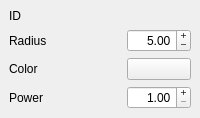
  <widget class="QDockWidget" name="light_dock">
   <property name="enabled">
    <bool>true</bool>
   </property>
   <property name="windowIcon">
    <iconset resource="icons/resourcen.qrc">
     <normaloff>:/icons/Lightbulb-32.png</normaloff>:/icons/Lightbulb-32.png</iconset>
   </property>
   <property name="windowTitle">
    <string>Light</string>
   </property>
   <attribute name="dockWidgetArea">
    <number>2</number>
   </attribute>
   <widget class="QWidget" name="dockWidgetContents_13">
    <layout class="QGridLayout" name="gridLayout_2">
     <item row="2" column="2">
      <widget class="QPushButton" name="light_color">
       <property name="maximumSize">
        <size>
         <width>100</width>
         <height>16777215</height>
        </size>
       </property>
       <property name="text">
        <string/>
       </property>
       <property name="iconSize">
        <size>
         <width>100</width>
         <height>15</height>
        </size>
       </property>
      </widget>
     </item>
     <item row="3" column="2">
      <widget class="QDoubleSpinBox" name="light_power">
       <property name="maximumSize">
        <size>
         <width>100</width>
         <height>16777215</height>
        </size>
       </property>
       <property name="alignment">
        <set>Qt::AlignRight|Qt::AlignTrailing|Qt::AlignVCenter</set>
       </property>
       <property name="buttonSymbols">
        <enum>QAbstractSpinBox::PlusMinus</enum>
       </property>
       <property name="minimum">
        <double>1.000000000000000</double>
       </property>
       <property name="maximum">
        <double>100.000000000000000</double>
       </property>
      </widget>
     </item>
     <item row="1" column="2">
      <widget class="QDoubleSpinBox" name="radius">
       <property name="minimumSize">
        <size>
         <width>30</width>
         <height>0</height>
        </size>
       </property>
       <property name="maximumSize">
        <size>
         <width>100</width>
         <height>16777215</height>
        </size>
       </property>
       <property name="alignment">
        <set>Qt::AlignRight|Qt::AlignTrailing|Qt::AlignVCenter</set>
       </property>
       <property name="buttonSymbols">
        <enum>QAbstractSpinBox::PlusMinus</enum>
       </property>
       <property name="minimum">
        <double>0.100000000000000</double>
       </property>
       <property name="maximum">
        <double>100.000000000000000</double>
       </property>
       <property name="singleStep">
        <double>0.500000000000000</double>
       </property>
       <property name="value">
        <double>5.000000000000000</double>
       </property>
      </widget>
     </item>
     <item row="0" column="2">
      <widget class="QLabel" name="light_id">
       <property name="text">
        <string/>
       </property>
       <property name="alignment">
        <set>Qt::AlignRight|Qt::AlignTrailing|Qt::AlignVCenter</set>
       </property>
      </widget>
     </item>
     <item row="4" column="1" colspan="2">
      <spacer name="verticalSpacer_22">
       <property name="orientation">
        <enum>Qt::Vertical</enum>
       </property>
       <property name="sizeHint" stdset="0">
        <size>
         <width>98</width>
         <height>0</height>
        </size>
       </property>
      </spacer>
     </item>
     <item row="0" column="0" colspan="2">
      <widget class="QLabel" name="label_4">
       <property name="text">
        <string>ID</string>
       </property>
      </widget>
     </item>
     <item row="1" column="0" colspan="2">
      <widget class="QLabel" name="label_5">
       <property name="text">
        <string>Radius</string>
       </property>
      </widget>
     </item>
     <item row="2" column="0" colspan="2">
      <widget class="QLabel" name="label_59">
       <property name="text">
        <string>Color</string>
       </property>
      </widget>
     </item>
     <item row="3" column="0" colspan="2">
      <widget class="QLabel" name="label_20">
       <property name="text">
        <string>Power</string>
       </property>
      </widget>
     </item>
    </layout>
   </widget>
  </widget>
